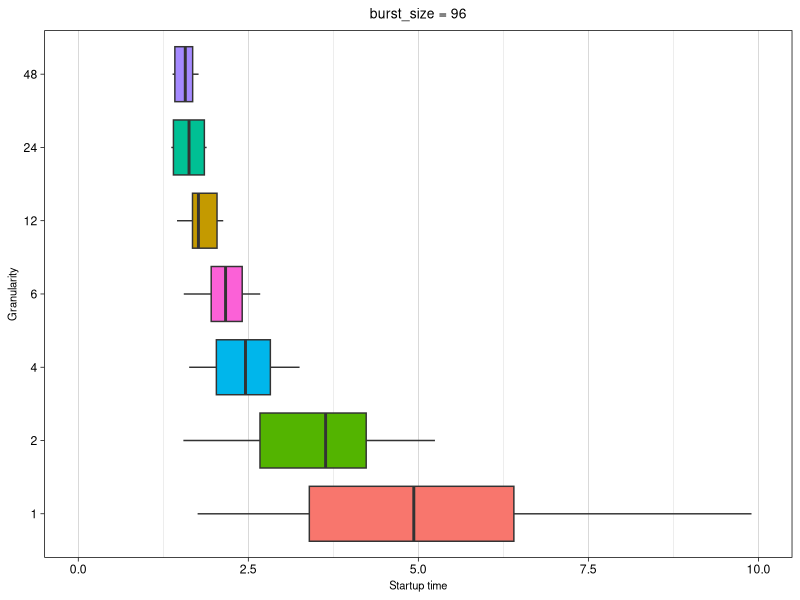

Here is the R script that generated this plot:
library(ggplot2)
library(ggthemes)

# I will a chart that have got:
#  - x-axis: lapse time in seconds
#  - y-axis: categories (1,2,4,6,12,24,48)
# each category will have a boxplot with the distribution of (worker_start_tstamp - host_job_create_tstamp)
# each caterogy is in a different file gran{1|2|4|6|12|24|48}.csv

gran1 <- read.csv("96/gran1.csv", header=TRUE, sep=",")
gran2 <- read.csv("96/gran2.csv", header=TRUE, sep=",")
gran4 <- read.csv("96/gran4.csv", header=TRUE, sep=",")
gran6 <- read.csv("96/gran6.csv", header=TRUE, sep=",")
gran12 <- read.csv("96/gran12.csv", header=TRUE, sep=",")
gran24 <- read.csv("96/gran24.csv", header=TRUE, sep=",")
gran48 <- read.csv("96/gran48.csv", header=TRUE, sep=",")

ggplot() + 
  scale_y_discrete(limits=c("1", "2", "4", "6", "12", "24", "48")) +
  scale_x_continuous(limits=c(0,10)) + 
  geom_boxplot(data=gran1, aes(x=worker_start_tstamp - host_job_create_tstamp, y="1", fill="1"), outlier.size = 0.8) +
  geom_boxplot(data=gran2, aes(x=worker_start_tstamp - host_job_create_tstamp, y="2", fill="2")) +
  geom_boxplot(data=gran4, aes(x=worker_start_tstamp - host_job_create_tstamp, y="4", fill="4")) +
  geom_boxplot(data=gran6, aes(x=worker_start_tstamp - host_job_create_tstamp, y="6", fill="6")) +
  geom_boxplot(data=gran12, aes(x=worker_start_tstamp - host_job_create_tstamp, y="12", fill="12")) +
  geom_boxplot(data=gran24, aes(x=worker_start_tstamp - host_job_create_tstamp, y="24", fill="24")) +
  geom_boxplot(data=gran48, aes(x=worker_start_tstamp - host_job_create_tstamp, y="48", fill="48")) +
  xlab("Startup time") +
  ylab("Granularity") +
  ggtitle("burst_size = 96") +
  theme_linedraw() + 
  theme(plot.title = element_text(hjust = 0.5), legend.position = "none") + 
#   set title 10px
    theme(plot.title = element_text(size=10)) +
    # set axis title 8px
    theme(axis.title.x = element_text(size=8), axis.title.y = element_text(size=8)) + 
    # quit horizontal grid
    theme(panel.grid.major.y = element_blank(), panel.grid.minor.y = element_blank()) 
  


